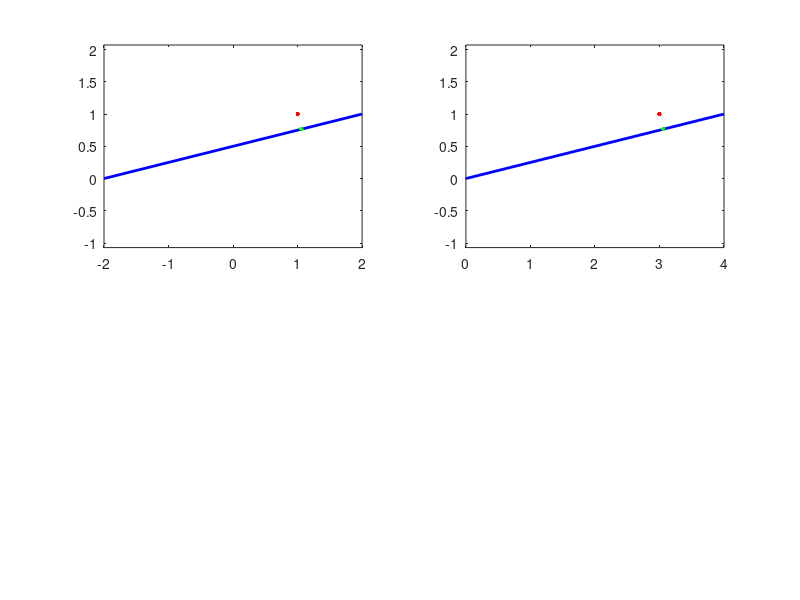

Source code (MATLAB):
%
data = [1 1];

new_axis_start = [-2 0];
new_axis_end = [2 1];

%
subplot(221)
plot([new_axis_start(1) new_axis_end(1)], [new_axis_start(2) new_axis_end(2)], 'b', 'LineWidth', 2);
hold on;
plot(data(1), data(2), '.r', 'MarkerSize', 10)

%% translate to origin
data_r = data - new_axis_start;
new_axis_start_r = new_axis_start - new_axis_start;
new_axis_end_r = new_axis_end - new_axis_start;

%
subplot(222)
plot([new_axis_start_r(1) new_axis_end_r(1)], [new_axis_start_r(2) new_axis_end_r(2)], 'b', 'LineWidth', 2);
hold on;
plot(data_r(1), data_r(2), '.r', 'MarkerSize', 10)

%% projection
pr = (dot(data_r,new_axis_end_r)/norm(new_axis_end_r).^2)*new_axis_end_r;
plot(pr(1), pr(2), '.g', 'MarkerSize', 10)
axis equal;

%% move projected point back to original coordinates
pr_orig = pr + new_axis_start;

subplot(221)
plot(pr_orig(1), pr_orig(2), '.g', 'MarkerSize', 10)
axis equal;